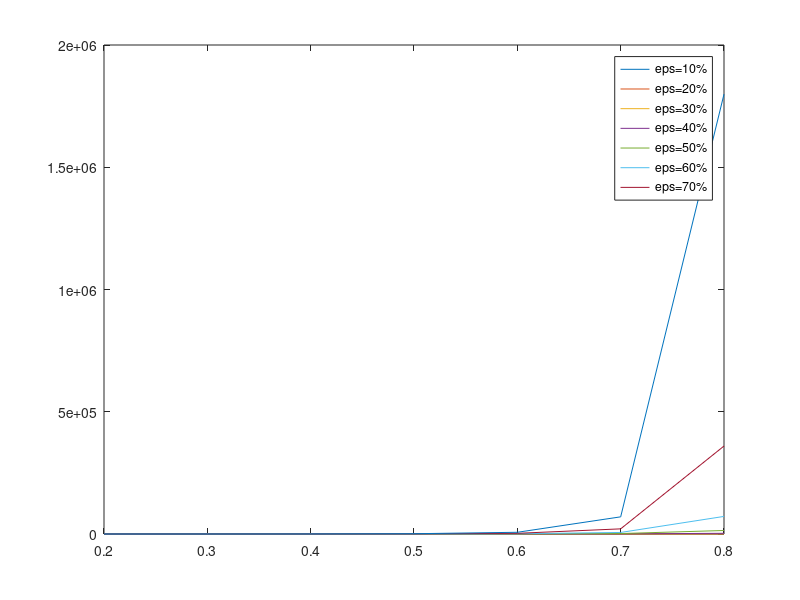

Here is the MATLAB script that generated this plot:
eps = 0.2:0.1:0.8;
s = 1:8;
p=0.99;

data = zeros(length(eps), size(s,2));

for i=1:length(eps)
    data(i,:) = round(log(1-p)./log(1-(1-eps(i)).^s));
end

% eps * size
data

figure(1);
clf;
title('Ransac Iterations vs Model Size')
plot(eps,data')
legend('eps=10%','eps=20%','eps=30%','eps=40%','eps=50%','eps=60%','eps=70%')